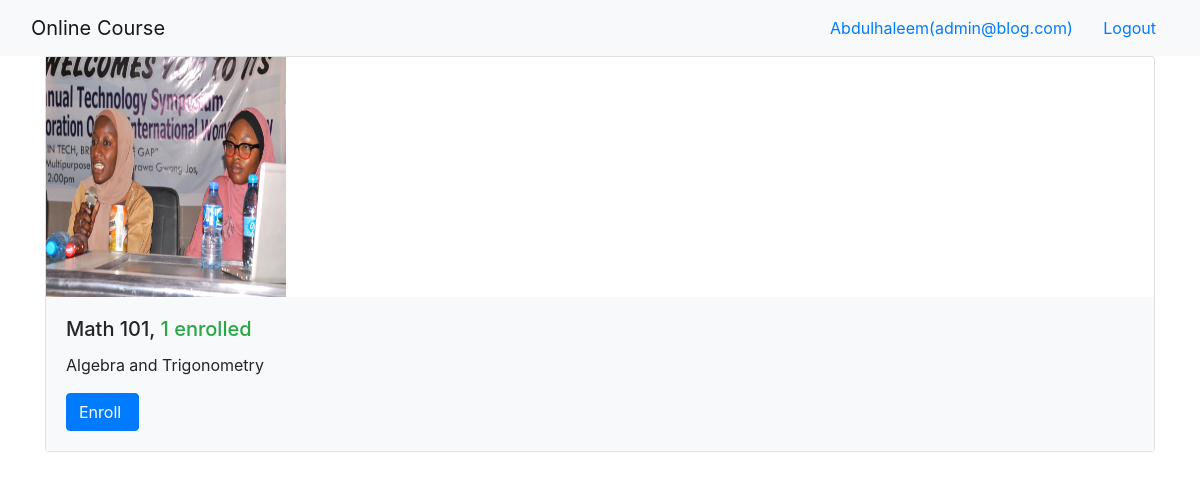
The app's page /onlinecourse/ (signed in) with its own data.
### onlinecourse/models.py (models this page shows, shortened)
class Course(models.Model):
    name = models.CharField(null=False, max_length=30, default='online course')
    image = models.ImageField(upload_to='course_images/')
    description = models.CharField(max_length=1000)
    pub_date = models.DateField(null=True)
    instructors = models.ManyToManyField(Instructor)
    users = models.ManyToManyField(settings.AUTH_USER_MODEL, through='Enrollment')
    total_enrollment = models.IntegerField(default=0)
    is_enrolled = False

### onlinecourse/views.py (the view)
class CourseListView(generic.ListView):
    template_name = 'onlinecourse/course_list_bootstrap.html'
    context_object_name = 'course_list'
    def get_queryset(self):
        user = self.request.user
        courses = Course.objects.order_by('-total_enrollment')[:10]
        for course in courses:
            if user.is_authenticated:
                course.is_enrolled = check_if_enrolled(user, course)
        return courses

### onlinecourse/views.py (called while the page is built)
def check_if_enrolled(user, course):
    is_enrolled = False
    if user.id is not None:
        num_results = Enrollment.objects.filter(user=user, course=course).count()
        if num_results > 0:
            is_enrolled = True
    return is_enrolled

### onlinecourse/templates/onlinecourse/course_list_bootstrap.html (shortened to what this page needs)
<!DOCTYPE html>
<html lang="en">
<head>
    {% load static %}
    <link rel="stylesheet" href="https://maxcdn.bootstrapcdn.com/bootstrap/4.5.2/css/bootstrap.min.css">
</head>
<body>
    <nav class="navbar navbar-light bg-light">
        <div class="container-fluid">
            <div class="navbar-header">
                  <a class="navbar-brand" href="#">Online Course</a>
            </div>
            <ul class="nav navbar-nav navbar-right">
                {% if user.is_authenticated %}
                <li>
                    <a class="btn btn-link" href="#">{{ user.first_name }}({{ user.username }})</a>
                    <a class="btn btn-link" href="{% url 'onlinecourse:logout' %}">Logout</a>
                </li>
                {% endif %}
            </ul>
        </div>
    </nav>
    {% if course_list %}
        <div class="container">
            <div class="card-deck">
                {% for course in course_list %}
                         <div class="card" style="width: 36rem;">
                          <img class="card-img-left" src="{{MEDIA_URL}}/{{ course.image }}" width="240px" height="240px"
                               alt="Course image">
                          <div class="card-body bg-light">
                              <h5 class="card-title">{{ course.name }}, <span class="text-success">
                                  {{ course.total_enrollment}} enrolled</span></h5>
                            <p class="card-text">{{ course.description}}</p>
                            <form action="{% url 'onlinecourse:enroll' course.id %}" method="post">
                                  <input class="btn btn-primary"  type="submit"
                                         value="{% if course.is_enrolled %}Enter{% else %}Enroll{% endif %} ">
                            </form>
                          </div>
                        </div>
                {% endfor %}
            </div>
        </div>
    {% else %}
        <p>No courses are available.</p>
    {% endif %}
</body>
</html>

### records on screen
Course: image (picture), name "Math 101", total_enrollment "1", description "Algebra and Trigonometry", is_enrolled "Enroll"

### other values on screen
{{ user.first_name }} "Abdulhaleem"
{{ user.username }} "admin@blog.com"
